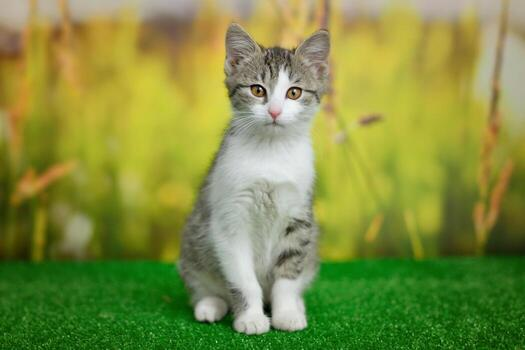
#> input picture opencv/Photos/cat.jpg, 525 x 350 px, found by its file name
$ python masking.py
#> lines starting #> are read from the running program, lines starting #| are printed output that depends on the picture; after the words box and inside, x2 and y2 are one past the last pixel; in counts of white or black regions, pixels touching at a corner belong together
import cv2 as cv
import numpy as np

img = cv.imread('/Users/vishwanathmaheshwary/opencv/learning-computer-vision/opencv/Photos/cat.jpg')
#> img is the input picture: shape (350, 525, 3); mean B, G, R 66.2, 142.5, 129.8
cv.imshow('og img',img)

blank = np.zeros(img.shape[:2],dtype='uint8')
mask = cv.circle(blank, (img.shape[1]//2, img.shape[0]//2 -5), 100, 255, -1)
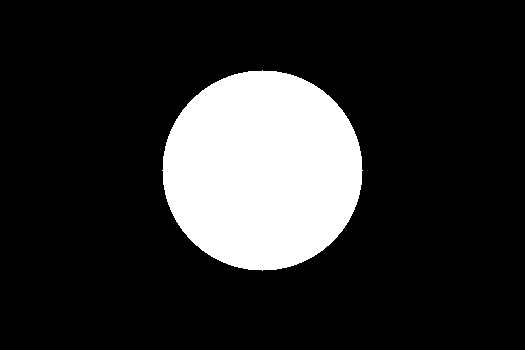
#> blank: shape (350, 525); 17.1% white; 1 white region, box (x1, y1, x2, y2) and area: (162, 70, 363, 271) 31417
cv.imshow('Mask',mask)
# the mask has to have the same dimension as the image

# masking essentially allows us to focus on certain parts of an img

masked = cv.bitwise_and(img,img, mask= mask)
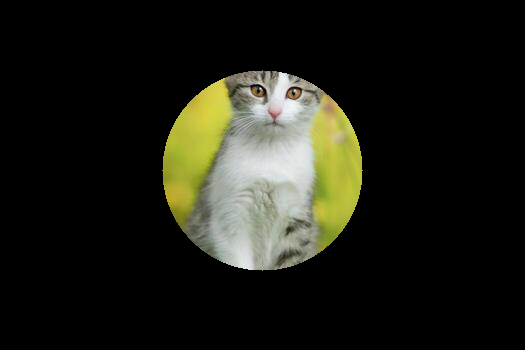
#> masked: shape (350, 525, 3); mean B, G, R 21.1, 29.7, 29.1
cv.imshow('Masked img', masked)


# you can make diff shapes by performing bitwise operations on rectangles and circles and use those
# shapes as masks for ur imgs (i havent tried that but its quite simple)

# just make sure the dimensions of mask is same as that of the img


cv.waitKey(0)
